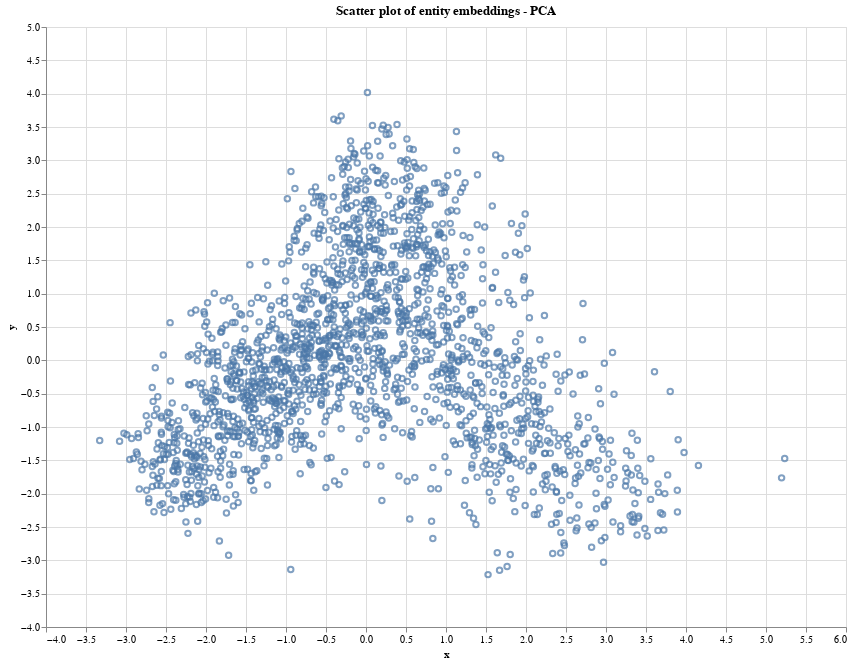

Notebook cell for this chart:
### Code cell
# Create a line plot
scatter_plot = alt.Chart(embeddings_df).mark_point().encode(
    y=alt.Y('y', type="quantitative"),
    x=alt.X('x', type="quantitative"),
).properties(
    title='Scatter plot of entity embeddings - PCA'
)

scatter_plot.properties(width=800, height=600)

### Figure 1 — Vega-Lite specification as saved in the notebook (floating-point values rounded to 4 significant figures; data arrays with more than 128 entries replaced by an {"elided": "..."} marker saying what was removed)
{"config": {"view": {"continuousWidth": 300, "continuousHeight": 300}}, "data": {"name": "data-e4ed7facbea2bea34803e50862c112b5"}, "mark": {"type": "point"}, "encoding": {"x": {"field": "x", "type": "quantitative"}, "y": {"field": "y", "type": "quantitative"}}, "height": 600, "title": "Scatter plot of entity embeddings - PCA", "width": 800, "$schema": "https://vega.github.io/schema/vega-lite/v5.17.0.json", "datasets": {"data-e4ed7facbea2bea34803e50862c112b5": {"elided": "1810 records"}}}
